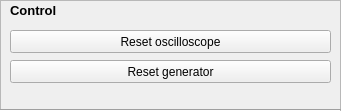
   <widget class="QFrame" name="frame_2">
    <property name="geometry">
     <rect>
      <x>-1</x>
      <y>129</y>
      <width>341</width>
      <height>111</height>
     </rect>
    </property>
    <property name="frameShape">
     <enum>QFrame::StyledPanel</enum>
    </property>
    <property name="frameShadow">
     <enum>QFrame::Raised</enum>
    </property>
    <widget class="QLabel" name="label_5">
     <property name="geometry">
      <rect>
       <x>10</x>
       <y>0</y>
       <width>101</width>
       <height>21</height>
      </rect>
     </property>
     <property name="font">
      <font>
       <pointsize>10</pointsize>
       <weight>75</weight>
       <bold>true</bold>
      </font>
     </property>
     <property name="text">
      <string>Control</string>
     </property>
     <property name="textFormat">
      <enum>Qt::AutoText</enum>
     </property>
     <property name="wordWrap">
      <bool>false</bool>
     </property>
    </widget>
    <widget class="QPushButton" name="reset_osc_butt">
     <property name="geometry">
      <rect>
       <x>10</x>
       <y>30</y>
       <width>321</width>
       <height>23</height>
      </rect>
     </property>
     <property name="text">
      <string>Reset oscilloscope</string>
     </property>
    </widget>
    <widget class="QPushButton" name="reset_gen_butt">
     <property name="geometry">
      <rect>
       <x>10</x>
       <y>60</y>
       <width>321</width>
       <height>23</height>
      </rect>
     </property>
     <property name="text">
      <string>Reset generator</string>
     </property>
    </widget>
    <widget class="Line" name="line_8">
     <property name="geometry">
      <rect>
       <x>0</x>
       <y>100</y>
       <width>341</width>
       <height>21</height>
      </rect>
     </property>
     <property name="orientation">
      <enum>Qt::Horizontal</enum>
     </property>
    </widget>
   </widget>
